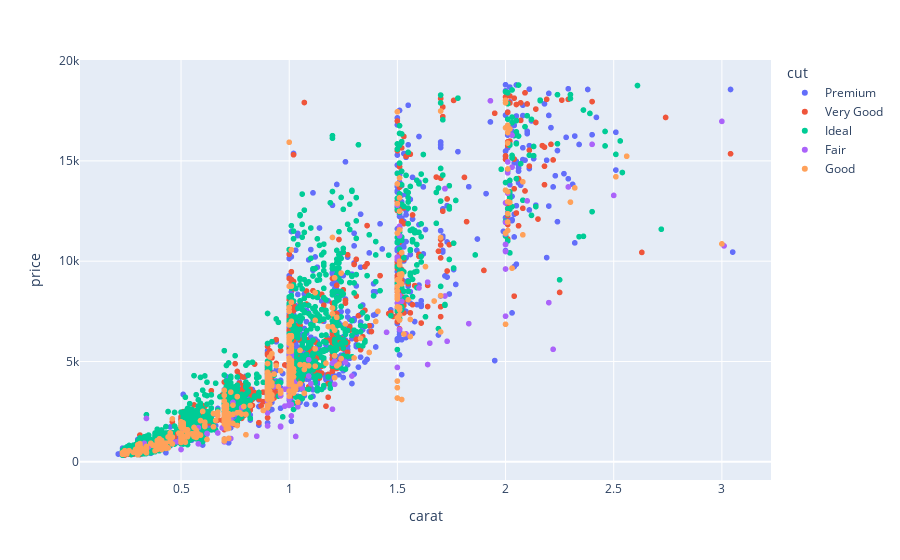

Notebook code for this chart:
### Code cell
# scatter plot
fig = px.scatter(df, x='carat', y='price', color='cut')
fig.show()

### Figure 1 — Plotly figure (JSON) as saved in the notebook; plotly's stock layout.template omitted (floating-point values rounded to 4 significant figures; data arrays with more than 128 entries replaced by an {"elided": "..."} marker saying what was removed)
{"data": [{"hovertemplate": "cut=Premium<br>carat=%{x}<br>price=%{y}<extra></extra>", "legendgroup": "Premium", "marker": {"color": "#636efa", "symbol": "circle"}, "mode": "markers", "name": "Premium", "showlegend": true, "type": "scattergl", "x": {"elided": "1447 float values"}, "xaxis": "x", "y": {"elided": "1447 int values"}, "yaxis": "y"}, {"hovertemplate": "cut=Very Good<br>carat=%{x}<br>price=%{y}<extra></extra>", "legendgroup": "Very Good", "marker": {"color": "#EF553B", "symbol": "circle"}, "mode": "markers", "name": "Very Good", "showlegend": true, "type": "scattergl", "x": {"elided": "1195 float values"}, "xaxis": "x", "y": {"elided": "1195 int values"}, "yaxis": "y"}, {"hovertemplate": "cut=Ideal<br>carat=%{x}<br>price=%{y}<extra></extra>", "legendgroup": "Ideal", "marker": {"color": "#00cc96", "symbol": "circle"}, "mode": "markers", "name": "Ideal", "showlegend": true, "type": "scattergl", "x": {"elided": "2127 float values"}, "xaxis": "x", "y": {"elided": "2127 int values"}, "yaxis": "y"}, {"hovertemplate": "cut=Fair<br>carat=%{x}<br>price=%{y}<extra></extra>", "legendgroup": "Fair", "marker": {"color": "#ab63fa", "symbol": "circle"}, "mode": "markers", "name": "Fair", "showlegend": true, "type": "scattergl", "x": {"elided": "168 float values"}, "xaxis": "x", "y": {"elided": "168 int values"}, "yaxis": "y"}, {"hovertemplate": "cut=Good<br>carat=%{x}<br>price=%{y}<extra></extra>", "legendgroup": "Good", "marker": {"color": "#FFA15A", "symbol": "circle"}, "mode": "markers", "name": "Good", "showlegend": true, "type": "scattergl", "x": {"elided": "457 float values"}, "xaxis": "x", "y": {"elided": "457 int values"}, "yaxis": "y"}], "layout": {"legend": {"title": {"text": "cut"}, "tracegroupgap": 0}, "margin": {"t": 60}, "xaxis": {"anchor": "y", "domain": [0, 1], "title": {"text": "carat"}}, "yaxis": {"anchor": "x", "domain": [0, 1], "title": {"text": "price"}}}}
